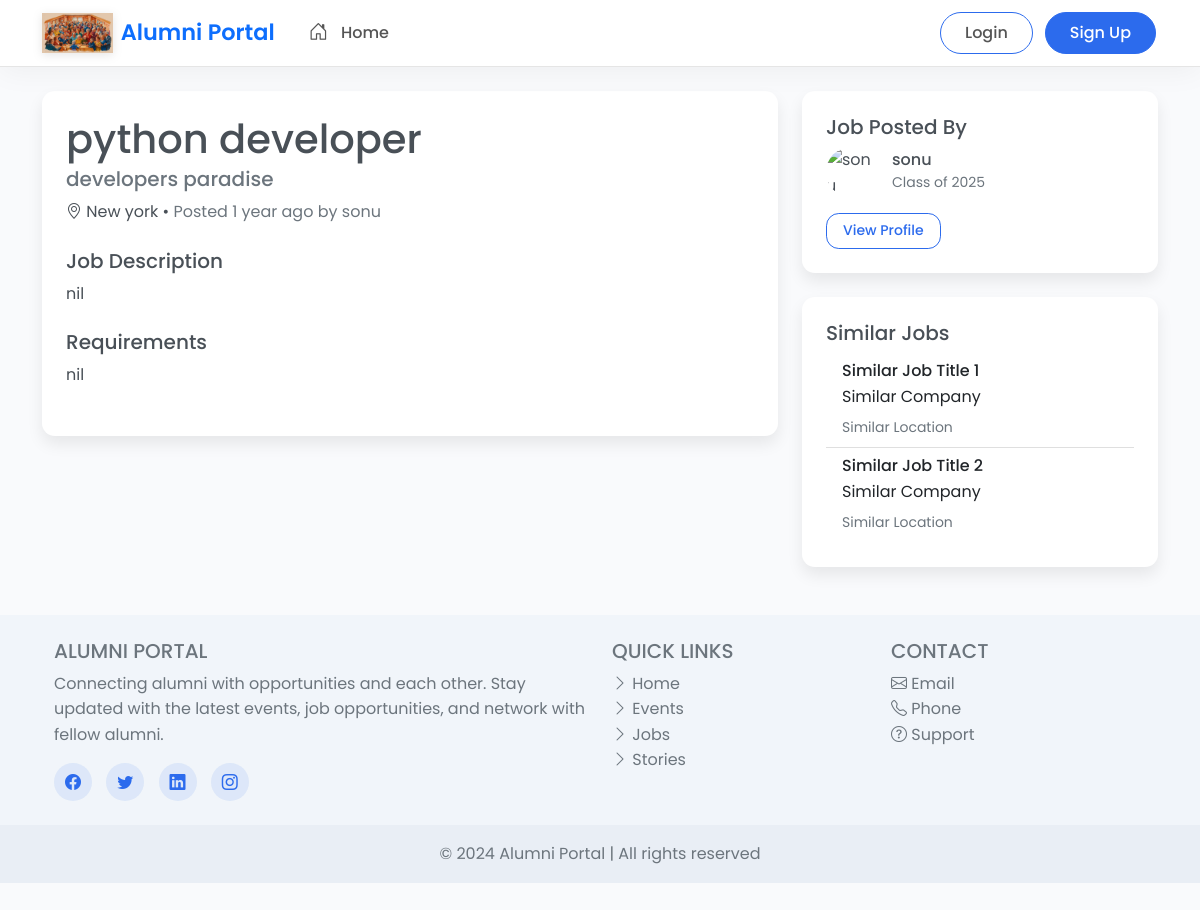
Page /jobs/view/1 on the committed database.
### models/job.py (models this page shows)
class JobPost(db.Model):
    id = db.Column(db.Integer, primary_key=True)
    title = db.Column(db.String(200), nullable=False)
    company = db.Column(db.String(200), nullable=False)
    location = db.Column(db.String(200), nullable=False)
    description = db.Column(db.Text, nullable=False)
    requirements = db.Column(db.Text, nullable=False)
    salary_range = db.Column(db.String(100))
    job_type = db.Column(db.String(50))  # full-time, part-time, internship, etc.
    application_deadline = db.Column(db.DateTime)
    created_at = db.Column(db.DateTime, default=datetime.utcnow)
    created_by = db.Column(db.Integer, db.ForeignKey('user.id'), nullable=False)
    is_active = db.Column(db.Boolean, default=True)
    creator = db.relationship('User', backref='job_posts')
    applications = db.relationship('JobApplication', backref='job', lazy='dynamic')

### models/user.py (models this page shows, shortened)
class User(UserMixin, db.Model):
    id = db.Column(db.Integer, primary_key=True)
    email = db.Column(db.String(120), unique=True, nullable=False)
    password = db.Column(db.String(200), nullable=False)
    name = db.Column(db.String(100), nullable=False)
    graduation_year = db.Column(db.Integer)
    degree = db.Column(db.String(100))
    major = db.Column(db.String(100))
    role = db.Column(db.String(20), default='student')  # student, alumni, mentor, admin
    profile_pic = db.Column(db.String(200))
    created_at = db.Column(db.DateTime, default=datetime.utcnow)

### routes/jobs.py (the view)
@jobs.route('/view/<int:job_id>')
def view_job(job_id):
    job = JobPost.query.get_or_404(job_id)
    return render_template('jobs/view.html', job=job)

### helpers.py (called while the page is built, shortened)
def time_since(date):
    now = datetime.utcnow()
    diff = now - date
    seconds = diff.total_seconds()
    minutes = seconds // 60
    hours = minutes // 60
    days = diff.days
    if days > 30:
        months = days // 30
        if months > 12:
            years = months // 12
            return f"{int(years)} year{'s' if years != 1 else ''} ago"
        return f"{int(months)} month{'s' if months != 1 else ''} ago"

### templates/jobs/view.html (shortened to what this page needs)
{% extends 'base.html' %}
{% block content %}
<div class="row">
    <div class="col-md-8">
        <div class="card mb-4">
            <div class="card-body">
                <h1 class="card-title">{{ job.title }}</h1>
                <h5 class="card-subtitle mb-2 text-muted">{{ job.company }}</h5>
                <p class="card-text location mb-4">
                    <i class="bi bi-geo-alt"></i> {{ job.location }} •
                    <span class="text-muted">Posted {{ job.created_at|time_since }} by {{ job.creator.name }}</span>
                </p>
                <div class="mb-4">
                    <h5>Job Description</h5>
                    <p>{{ job.description }}</p>
                </div>
                <div class="mb-4">
                    <h5>Requirements</h5>
                    <p>{{ job.requirements }}</p>
                </div>
            </div>
        </div>
    </div>
    <div class="col-md-4">
        <div class="card mb-4">
            <div class="card-body">
                <h5 class="card-title">Job Posted By</h5>
                <div class="d-flex align-items-center mb-3">
                    <img src="{{ url_for('static', filename='images/profiles/' + (job.creator.profile_pic or 'default.jpg')) }}" alt="{{ job.creator.name }}" class="rounded-circle me-3" width="50" height="50">
                    <div>
                        <h6 class="mb-0">{{ job.creator.name }}</h6>
                        <small class="text-muted">Class of {{ job.creator.graduation_year }}</small>
                    </div>
                </div>
                <a href="{{ url_for('profile.view_user', user_id=job.creator.id) }}" class="btn btn-outline-primary btn-sm">View Profile</a>
            </div>
        </div>
        <div class="card">
            <div class="card-body">
                <h5 class="card-title">Similar Jobs</h5>
                <div class="list-group list-group-flush">
                    <a href="#" class="list-group-item list-group-item-action">
                        <div class="d-flex w-100 justify-content-between">
                            <h6 class="mb-1">Similar Job Title 1</h6>
                        </div>
                        <p class="mb-1">Similar Company</p>
                        <small class="text-muted">Similar Location</small>
                    </a>
                    <a href="#" class="list-group-item list-group-item-action">
                        <div class="d-flex w-100 justify-content-between">
                            <h6 class="mb-1">Similar Job Title 2</h6>
                        </div>
                        <p class="mb-1">Similar Company</p>
                        <small class="text-muted">Similar Location</small>
                    </a>
                </div>
            </div>
        </div>
    </div>
</div>
{% endblock %}

### static/css/style.css (style rules this page uses)
:root { --primary-color: #2c6bed; --primary-rgb: 44, 107, 237; --primary-dark: #1756dd; --secondary-color: #6c757d; --accent-color: #17a2b8; --success-color: #28a745; --warning-color: #ffc107; --danger-color: #dc3545; --light-color: #f8f9fa; --dark-color: #343a40; --border-radius: 0.8rem; --box-shadow: 0 0.5rem 1rem rgba(0, 0, 0, 0.08); --transition: all 0.3s ease; --primary-gradient: linear-gradient(135deg, var(--primary-color) 0%, #4776e6 100%); --accent-gradient: linear-gradient(135deg, var(--accent-color) 0%, #4CA1AF 100%); --dark-gradient: linear-gradient(135deg, #2C3E50 0%, #4C5B7D 100%); --card-shadow: 0 10px 30px rgba(0, 0, 0, 0.08); --hover-shadow: 0 15px 35px rgba(0, 0, 0, 0.1); }
body { font-family: 'Poppins', sans-serif; color: #495057; background-color: #f9fafc; line-height: 1.6; }
.card { border: none; border-radius: var(--border-radius); box-shadow: var(--box-shadow); transition: var(--transition); overflow: hidden; }
.card-body { padding: 1.5rem; }
.btn { font-weight: 500; padding: 0.6rem 1.5rem; border-radius: var(--border-radius); transition: var(--transition); }
.btn-outline-primary { color: var(--primary-color); border-color: var(--primary-color); }
.btn-sm { padding: 0.4rem 1rem; }
.btn { overflow: hidden; position: relative; z-index: 1; }
.btn::after { content: ""; position: absolute; top: 0; left: -100%; width: 100%; height: 100%; background: rgba(255, 255, 255, 0.2); transition: all 0.4s ease; z-index: -1; }
.card { transition: all 0.3s cubic-bezier(0.165, 0.84, 0.44, 1); }

### rows in the picture
JobPost: title "python developer", company "developers paradise", location "New york", created_at "1 year ago", description "nil", requirements "nil"
User: creator.name "sonu", creator.graduation_year "2025"
